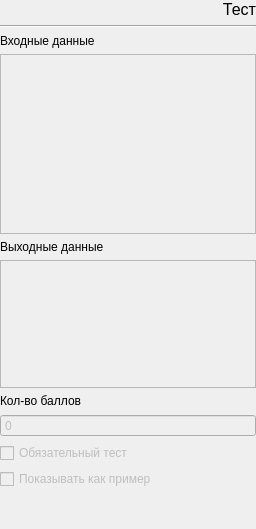
               <widget class="QWidget" name="testInfo">
                <layout class="QVBoxLayout" name="verticalLayout_12">
                 <property name="spacing">
                  <number>6</number>
                 </property>
                 <property name="leftMargin">
                  <number>0</number>
                 </property>
                 <property name="topMargin">
                  <number>0</number>
                 </property>
                 <property name="rightMargin">
                  <number>0</number>
                 </property>
                 <property name="bottomMargin">
                  <number>0</number>
                 </property>
                 <item>
                  <widget class="QLabel" name="testNodeLabel">
                   <property name="font">
                    <font>
                     <pointsize>12</pointsize>
                    </font>
                   </property>
                   <property name="text">
                    <string>Тест</string>
                   </property>
                   <property name="alignment">
                    <set>Qt::AlignRight|Qt::AlignTrailing|Qt::AlignVCenter</set>
                   </property>
                  </widget>
                 </item>
                 <item>
                  <widget class="Line" name="line_4">
                   <property name="orientation">
                    <enum>Qt::Horizontal</enum>
                   </property>
                  </widget>
                 </item>
                 <item>
                  <widget class="QLabel" name="testEditInputDataLabel">
                   <property name="text">
                    <string>Входные данные</string>
                   </property>
                  </widget>
                 </item>
                 <item>
                  <widget class="QPlainTextEdit" name="testEditInputData">
                   <property name="enabled">
                    <bool>false</bool>
                   </property>
                   <property name="minimumSize">
                    <size>
                     <width>0</width>
                     <height>128</height>
                    </size>
                   </property>
                   <property name="maximumSize">
                    <size>
                     <width>16777215</width>
                     <height>180</height>
                    </size>
                   </property>
                  </widget>
                 </item>
                 <item>
                  <widget class="QLabel" name="testEditOutputDataLabel">
                   <property name="text">
                    <string>Выходные данные</string>
                   </property>
                  </widget>
                 </item>
                 <item>
                  <widget class="QPlainTextEdit" name="testEditOutputData">
                   <property name="enabled">
                    <bool>false</bool>
                   </property>
                   <property name="minimumSize">
                    <size>
                     <width>0</width>
                     <height>128</height>
                    </size>
                   </property>
                   <property name="maximumSize">
                    <size>
                     <width>16777215</width>
                     <height>128</height>
                    </size>
                   </property>
                  </widget>
                 </item>
                 <item>
                  <widget class="QLabel" name="testEditScoreLabel">
                   <property name="text">
                    <string>Кол-во баллов</string>
                   </property>
                  </widget>
                 </item>
                 <item>
                  <widget class="QSpinBox" name="testEditScore">
                   <property name="enabled">
                    <bool>false</bool>
                   </property>
                   <property name="buttonSymbols">
                    <enum>QAbstractSpinBox::NoButtons</enum>
                   </property>
                  </widget>
                 </item>
                 <item>
                  <widget class="QCheckBox" name="testEditRequired">
                   <property name="enabled">
                    <bool>false</bool>
                   </property>
                   <property name="layoutDirection">
                    <enum>Qt::LeftToRight</enum>
                   </property>
                   <property name="text">
                    <string>Обязательный тест</string>
                   </property>
                   <property name="tristate">
                    <bool>false</bool>
                   </property>
                  </widget>
                 </item>
                 <item>
                  <widget class="QCheckBox" name="testEditSample">
                   <property name="enabled">
                    <bool>false</bool>
                   </property>
                   <property name="text">
                    <string>Показывать как пример</string>
                   </property>
                  </widget>
                 </item>
                 <item>
                  <spacer name="verticalSpacer_9">
                   <property name="orientation">
                    <enum>Qt::Vertical</enum>
                   </property>
                   <property name="sizeHint" stdset="0">
                    <size>
                     <width>20</width>
                     <height>40</height>
                    </size>
                   </property>
                  </spacer>
                 </item>
                </layout>
               </widget>
